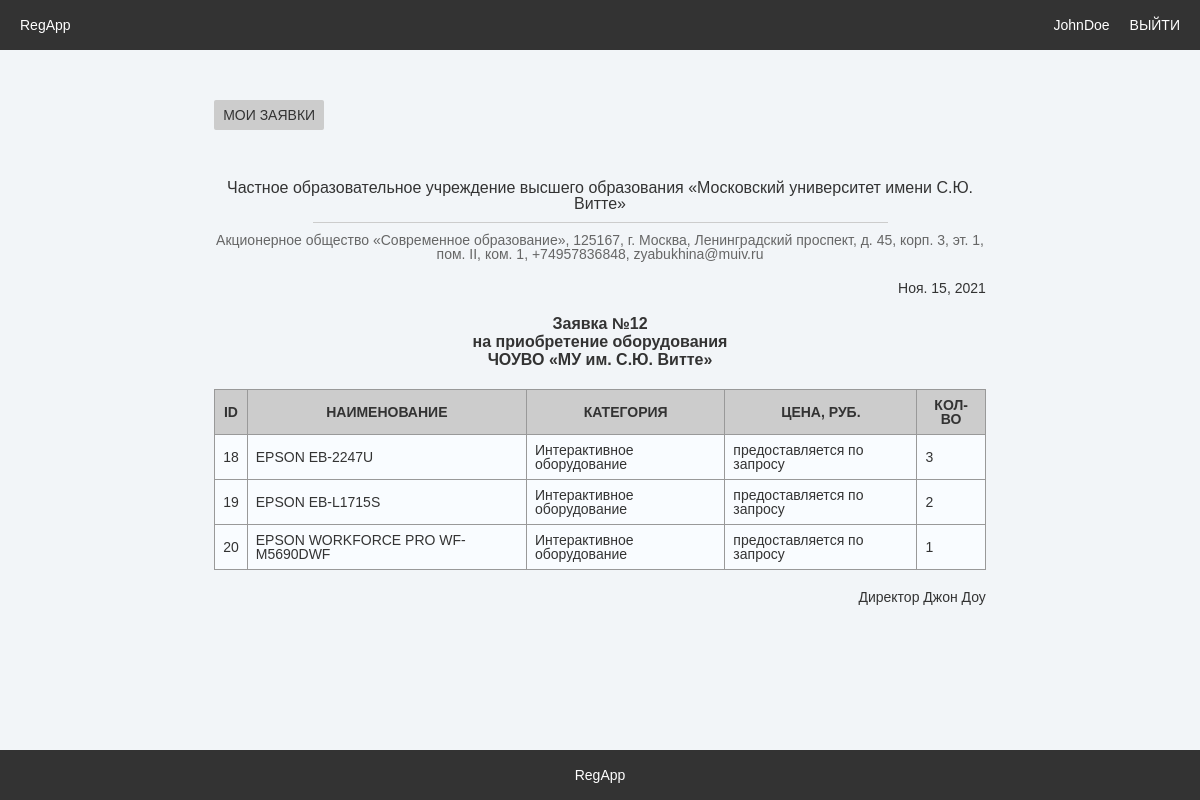
The app's page /myApp/12/ (signed in) with its own data.
### regapp/models.py (models this page shows, shortened)
class User(models.Model):
    username = models.CharField(max_length=50, unique=True, db_index=True, verbose_name='Логин')
    password1 = models.CharField(max_length=100, verbose_name='Пароль')
    password2 = models.CharField(max_length=100, verbose_name='Подтверждение пароля')
    full_name = models.CharField(max_length=100, verbose_name='ФИО')
    position = models.ForeignKey('Position', on_delete=CASCADE, verbose_name='Должность')
    class Meta:
        verbose_name = 'Пользователь'
        verbose_name_plural = 'Пользователи'

class Application(models.Model):
    date = models.DateField(auto_now_add=True, verbose_name='Дата')
    educational_institution = models.ForeignKey('Institution', on_delete=CASCADE,
                                                verbose_name='Образовательное учреждение')
    user = models.ForeignKey('User', on_delete=CASCADE, verbose_name='Пользователь')
    class Meta:
        verbose_name = 'Заявка'
        verbose_name_plural = 'Заявки'

class Institution(models.Model):
    name = models.CharField(max_length=255, verbose_name='Образовательное учреждение')
    short_name = models.CharField(max_length=50, verbose_name='ОУ сокр.')
    founder = models.ForeignKey('Founder', on_delete=CASCADE, verbose_name='Учредитель')
    class Meta:
        verbose_name = 'Образовательное учреждение'
        verbose_name_plural = 'Образовательные учреждения'

class Founder(models.Model):
    name = models.CharField(max_length=255, verbose_name='Учредитель')
    address = models.CharField(max_length=255, verbose_name='Адрес')
    phone_number = PhoneNumberField(verbose_name='Номер телефона')
    email = models.EmailField(verbose_name='Email')
    class Meta:
        verbose_name = 'Учредитель'
        verbose_name_plural = 'Учредители'

class ApplicationEquipment(models.Model):
    count = models.PositiveSmallIntegerField(default=1, verbose_name='Кол-во')
    application = models.ForeignKey('Application', on_delete=CASCADE, verbose_name='Заявка')
    equipment = models.ForeignKey('Equipment', on_delete=CASCADE, verbose_name='Оборудование')
    class Meta:
        verbose_name = 'Оборудование заявок'
        verbose_name_plural = 'Оборудование заявок'

class Equipment(models.Model):
    name = models.CharField(max_length=255, unique=True, db_index=True, verbose_name='Оборудование')
    slug = models.SlugField(unique=True, db_index=True, verbose_name='Артикул')
    price = models.CharField(max_length=50, default='предоставляется по запросу', verbose_name='Цена')
    description = models.TextField(blank=True, verbose_name='Описание')
    image = models.ImageField(upload_to='images/%Y/%m/%d/', verbose_name='Изображение')
    category = models.ForeignKey('Category', on_delete=CASCADE, verbose_name='Категория оборудования')
    class Meta:
        verbose_name = 'Оборудование'
        verbose_name_plural = 'Оборудование'

class Category(models.Model):
    name = models.CharField(max_length=255, unique=True, verbose_name='Категория оборудования')
    class Meta:
        verbose_name = 'Категория оборудования'
        verbose_name_plural = 'Категории оборудования'

class Position(models.Model):
    name = models.CharField(max_length=100, verbose_name='Должность')
    class Meta:
        verbose_name = 'Должность'
        verbose_name_plural = 'Должности'

### regapp/views.py (the view)
# urls.py: path('myApp/<int:appId>/', myApp, name='myApp'),
def myApp(request, appId):
    context = {'title': f'Заявка №{appId}',
               'username': request.session['username'],
               'user': User.objects.get(username=request.session['username']),
               'count': request.session.get('count', False),
               'app': Application.objects.get(id=appId),
               'appEqs': ApplicationEquipment.objects.filter(application__id=appId)}
    return render(request, 'regapp/myApp.html', context=context)

### regapp/templates/regapp/myApp.html
{% extends 'regapp/base.html' %}
{% block header %}
	<a href="{% url 'signOut' %}" class="btn btn-right ghost-btn">ВЫЙТИ</a>
	{% if count %}
		<a href="{% url 'myApplications' %}" class="btn btn-right ghost-btn">{{ username }} ({{ count }})</a>
	{% else %}
		<a href="{% url 'myApplications' %}" class="btn btn-right ghost-btn">{{ username }}</a>
	{% endif %}
{% endblock %}
{% block content %}
	<a href="{% url 'myApplications' %}" class="btn btn-left secondary-btn">МОИ ЗАЯВКИ</a>
	<p class="title text-16 myApp-title">{{ app.educational_institution.name }}</p>
	<hr class="line myApp-line"/>
	<p class="title text-color-6">{{ app.educational_institution.founder.name }}, {{ app.educational_institution.founder.address }}, {{ app.educational_institution.founder.phone_number }}, {{ app.educational_institution.founder.email }}</p>
	<p class="text-right text-margin-20">{{ app.date }}</p>
	<p class="title text-bold text-16 text-margin-20 app-title">{{ title }}<br>на приобретение оборудования<br>{{ app.educational_institution.short_name }}</p>
	<table class="table-margin-top">
		<tr>
			<th>ID</th>
			<th>НАИМЕНОВАНИЕ</th>
			<th>КАТЕГОРИЯ</th>
			<th>ЦЕНА, РУБ.</th>
			<th>КОЛ-ВО</th>
		</tr>
		{% for aE in appEqs %}
			<tr onclick="window.location='{% url 'equipment' aE.equipment.slug %}';">
				<td>{{ aE.id }}</td>
				<td>{{ aE.equipment.name }}</td>
				<td>{{ aE.equipment.category.name }}</td>
				<td>{{ aE.equipment.price }}</td>
				<td>{{ aE.count }}</td>
			</tr>
		{% endfor %}
	</table>
	<p class="text-right text-margin-20">{{ user.position.name }} {{ user.full_name }}</p>
{% endblock %}

### regapp/static/regapp/css/styles.css (style rules this page uses)
body { margin: 0; background-color: rgb(242, 245, 248); font-family: Verdana, Arial, Helvetica, sans-serif; font-weight: normal; font-size: 14px; line-height: 14px; color: #333; }
.btn { height: 30px; font-size: 14px; line-height: 30px; font-weight: normal; text-decoration: none; text-align: center; color: #fff; margin: 0; border: 0; border-radius: 2px; padding: 0 9px; cursor: pointer; white-space: nowrap; overflow: hidden; text-overflow: ellipsis; display: inline-block; box-sizing: border-box; }
.btn-left { float: left; }
.btn-right { float: right; margin: 0 0 0 20px; }
.ghost-btn { background-color: transparent; padding: 0; }
.secondary-btn { background-color: #ccc; color: #333; }
.line { height: 1px; color: #ccc; background-color: #ccc; border: none; width: 100%; margin: 20px auto; }
.myApp-line { width: 74.514038876%; margin: 10px auto; }
.title { text-align: center; margin: 0; }
.myApp-title { margin-top: 80px; }
.app-title { line-height: 18px !important; }
.text-16 { font-size: 16px; line-height: 16px; }
.text-bold { font-weight: bolder; }
.text-color-6 { color: #666; }
.text-right { text-align: right; }
.text-margin-20 { margin: 20px 0; }
table { border-collapse: collapse; width: 100%; margin-top: 50px; }
td, th { border: 1px solid #999; padding: 8px; color: #333; }
th { background-color: #ccc; font-size: 14px; font-weight: bolder; text-align: center; }
td { background-color: rgb(249, 252, 255); font-size: 14px; }
.table-margin-top { margin-top: 0; }

### records on screen
User: username "JohnDoe", position.name "Директор", full_name "Джон Доу"
Application: educational_institution.name "Частное образовательное учреждение высшего образования «Московский университет имени С.Ю. Витте»", educational_institution.founder.name "Акционерное общество «Современное образование»", educational_institution.founder.address "125167, г. Москва, Ленинградский проспект, д. 45, корп. 3, эт. 1, пом. II, ком. 1", educational_institution.founder.phone_number "+74957836848", educational_institution.founder.email "zyabukhina@muiv.ru", date "Ноя. 15, 2021", educational_institution.short_name "ЧОУВО «МУ им. С.Ю. Витте»"
ApplicationEquipment: id "18", equipment.name "EPSON EB-2247U", equipment.category.name "Интерактивное оборудование", equipment.price "предоставляется по запросу", count "3"
ApplicationEquipment: id "19", equipment.name "EPSON EB-L1715S", equipment.category.name "Интерактивное оборудование", equipment.price "предоставляется по запросу", count "2"
ApplicationEquipment: id "20", equipment.name "EPSON WORKFORCE PRO WF-M5690DWF", equipment.category.name "Интерактивное оборудование", equipment.price "предоставляется по запросу", count "1"

### other values on screen
{{ title }} "Заявка №12"
